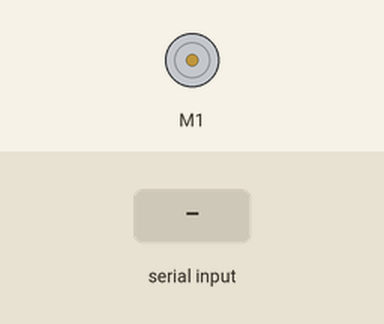
The program below on a simulated Arduino Uno, built with avr-gcc and run on an emulated ATmega328P. Parts: DC motor (green arrow = forward, orange = backward, longer = faster). The inputs (shaded band) are chosen by the test bench. What the program prints to the serial monitor is not drawn.

Above: at 1.2 s.
1.3 s: "#PG_90;45\n" received over Serial
2.8 s: "PG\n" received over Serial
Timing chart, 0 to 5.8 s (numbered marks = the images above; inputs shaded):
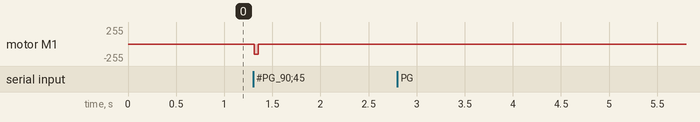

Measured:
- after the input at 1.3 s, motor M1: stopped → backward 150/255 at once, → stopped 0.04 s later
- after the input at 2.8 s, every drawn part: stays the same

The program:

main.cpp
```cpp
#include <Arduino.h>
#include <Adafruit_MotorShield.h>

// put function declarations here:
int myFunction(int, int);


// Create the motor shield object with the default I2C address
Adafruit_MotorShield AFMS = Adafruit_MotorShield();
// Or, create it with a different I2C address (say for stacking)
// Adafruit_MotorShield AFMS = Adafruit_MotorShield(0x61);

// Select which 'port' M1, M2, M3 or M4. In this case, M1
Adafruit_DCMotor *myMotor = AFMS.getMotor(1);
// You can also make another motor on port M2
//Adafruit_DCMotor *myOtherMotor = AFMS.getMotor(2);

//char* input = "#PG_90;10\n"; // replace this with the string read from the serial port
char command[3];
int param1, param2;
unsigned long startTime = 0;
bool isRunning = false;
unsigned long delayTime = 0;

void setup() {
  // put your setup code here, to run once:
  //int result = myFunction(2, 3);
  Serial.begin(9600);

  if (!AFMS.begin()) {         // create with the default frequency 1.6KHz
  // if (!AFMS.begin(1000)) {  // OR with a different frequency, say 1KHz
    Serial.println("Could not find Motor Shield. Check wiring.");
    while (1);
  }
  Serial.println("Motor Shield found.");

  // Set the speed to start, from 0 (off) to 255 (max speed)
  myMotor->setSpeed(150);
  myMotor->run(FORWARD);
  // turn on motor
  myMotor->run(RELEASE);
}

void testrun() {
    uint8_t i;

  Serial.print("tick");

  myMotor->run(FORWARD);
  for (i=0; i<255; i++) {
    myMotor->setSpeed(i);
    delay(10);
  }
  for (i=255; i!=0; i--) {
    myMotor->setSpeed(i);
    delay(10);
  }

  Serial.print("tock");

  myMotor->run(BACKWARD);
  for (i=0; i<255; i++) {
    myMotor->setSpeed(i);
    delay(10);
  }
  for (i=255; i!=0; i--) {
    myMotor->setSpeed(i);
    delay(10);
  }

  Serial.print("tech");
  myMotor->run(RELEASE);
}

void loop() {
  //testrun();
  //delay(1000);
  //Serial.print(".");

  while (Serial.available() > 0) {
    char command[64]; // Adjust size as needed
    int len = Serial.readBytesUntil('\n', command, sizeof(command) - 1);
    command[len] = '\0'; // Null-terminate the string
    // Now you have a command, you can parse it and execute it
    char cmd[3];
    int param1, param2;
    //Serial.print("Received command: ");
    //Serial.print(command);

    if(sscanf(command, "#%2s_%d;%d\n", cmd, &param1, &param2) == 3) {
        // Successfully parsed command and parameters
        // Now you can use these values to drive your motors
        //Serial.print("Parsed command: ");
        if(strcmp(cmd, "PG") == 0) {
            //Serial.print("Parsed command: ");
            delayTime = param2;
            //Serial.print(cmd);
            //Serial.print(" ");
            //Serial.print(param1);
            //Serial.print(" ; ");
            //Serial.println(delayTime);
            if (param1 == 1)
            {
              myMotor->run(FORWARD);
            }
            else
            {
              myMotor->run(BACKWARD);
            }
            // Set the start time and mark the motor as running
            startTime = millis();
            isRunning = true;
        } else if(strcmp(cmd, "SL") == 0) {
            //Serial.print("Slewing command: ");
            // Handle the Slewing command
            // ...
            Serial.println(isRunning ? "true" : "false");

        } else {
            // Unknown command
            Serial.println("Unknown command");
        }
    } else {
        // Failed to parse the string
        Serial.println("Failed to parse the string");
    }
  }

  // Check if the motor is running and the delay time has passed
  if (isRunning && millis() - startTime >= delayTime) {
    // Stop the motor
    myMotor->run(RELEASE);
    isRunning = false;
    //Serial.println("Motor stopped");
  }
}

// put function definitions here:
int myFunction(int x, int y) {
  return x + y;
}
```
